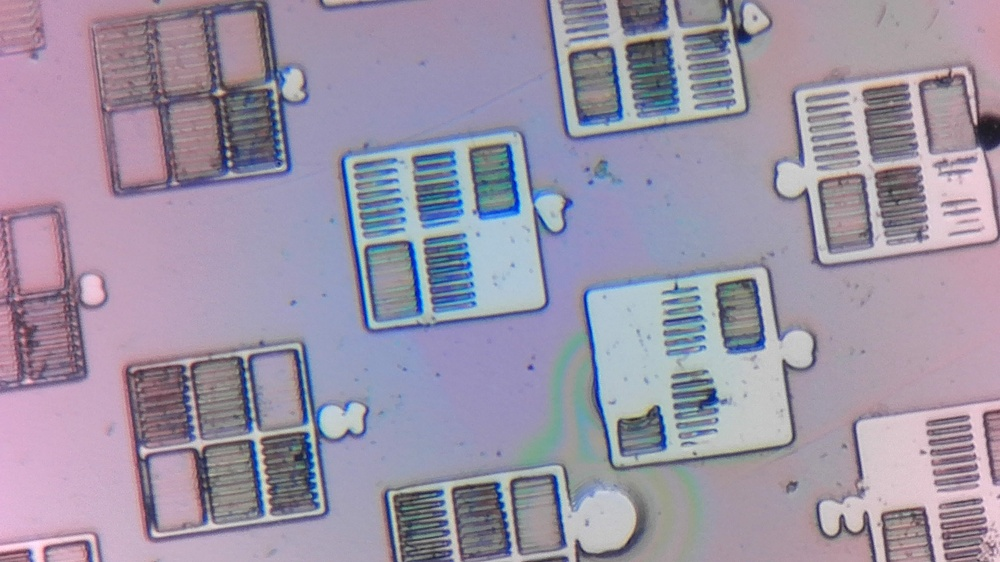
#> input picture resor/photoMicroStruct_4k.jpg, 1000 x 562 px, shrunk from 3840 x 2160 before the run
$ python mask_corr_ds_orig_1.py resor/photoMicroStruct_4k.jpg out.png
#> lines starting #> are read from the running program, lines starting #| are printed output that depends on the picture; after the words box and inside, x2 and y2 are one past the last pixel; in counts of white or black regions, pixels touching at a corner belong together; long printed decimals are rounded
import numpy as np
from scipy.ndimage import convolve, gaussian_filter
from PIL import Image
import argparse

# ---------- НАСТРАИВАЕМЫЕ ПАРАМЕТРЫ OPC ----------
# PSF (гауссово размытие в пикселях)
sigma = 1.5                  # сигма гауссова ядра (подбирается экспериментально)
kernel_size = int(6 * sigma) | 1  # размер ядра (нечётный)

# Процесс проявления
threshold = 0.7             # порог засветки резиста (0..1)
alpha = 30.0                 # крутизна сигмоиды (контраст)

# Оптимизация
learning_rate = 1.0          # темп обучения (может потребоваться подбор)
num_iterations = 200         # число итераций
beta = 0.001                 # коэффициент бинаризующего штрафа (чем выше, тем «бинарнее» маска)

# Порог финальной бинаризации маски (обычно 0.5)
final_threshold = 0.5

# ---------- ВСПОМОГАТЕЛЬНЫЕ ФУНКЦИИ ----------
def sigmoid(x):
    return 1.0 / (1.0 + np.exp(-x))

def create_gaussian_kernel(sigma, size):
    """Создаёт нормированное 2D-гауссово ядро."""
    ax = np.arange(-size//2 + 1., size//2 + 1.)
    xx, yy = np.meshgrid(ax, ax)
    kernel = np.exp(-(xx**2 + yy**2) / (2. * sigma**2))
    return kernel / kernel.sum()

def apply_opc(target_image_path, output_image_path):
    # Загрузка таргета (PNG, ч/б или серый)
#> called with target_image_path = 'resor/photoMicroStruct_4k.jpg', output_image_path = 'out.png'
    img = Image.open(target_image_path).convert('L')   # 0..255
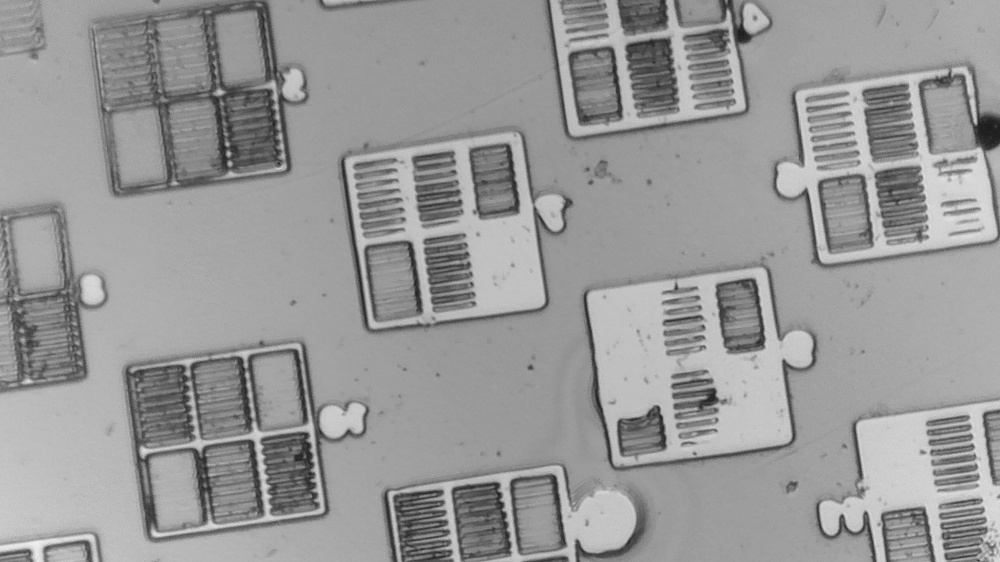
#> img: PIL image 1000x562 L; min 27, max 241, mean 152
    target = (np.array(img, dtype=np.float32) > 128).astype(np.float32)  # 0/1
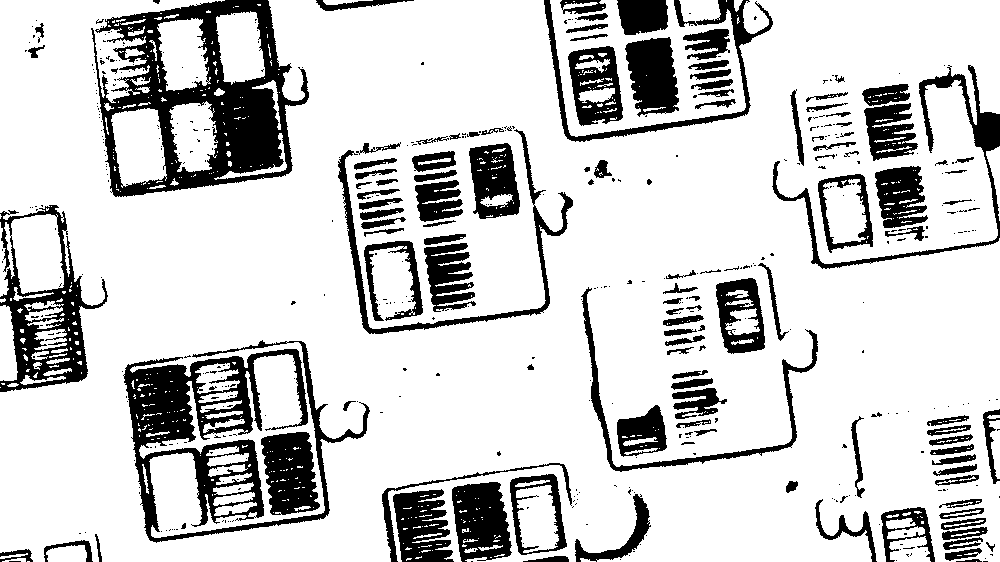
#> target: shape (562, 1000) float32; values 0 (black) and 1 (white), 80.8% white; 500 black regions (372 under 20 px), largest, box (x1, y1, x2, y2) and area: (91, 0, 309, 197) 17370, (123, 340, 370, 543) 14207, (0, 205, 108, 392) 6436

    # Создание PSF-ядра
    psf = create_gaussian_kernel(sigma, kernel_size)

    # Начальная маска = таргет (можно также размытый вариант)
    mask = target.copy()

    # Оптимизация градиентным спуском
    for it in range(num_iterations):
        # 1. Аэральное изображение: свёртка маски с PSF
        aerial = convolve(mask, psf, mode='constant', cval=0.0)

        # 2. Мягкий порог (предсказанный рисунок)
        p = sigmoid(alpha * (aerial - threshold))

        # 3. Функция потерь: MSE + бинарный штраф
        diff = p - target
        loss_mse = np.mean(diff ** 2)
        loss_bin = np.mean(mask * (1.0 - mask))
        loss = loss_mse + beta * loss_bin

        if it % 20 == 0:
            print(f"Итерация {it:3d}, loss = {loss:.6f} (mse={loss_mse:.6f}, bin={loss_bin:.6f})")

        # 4. Градиент dL/dI (производная MSE по I)
        # dL/dp = 2*(p - T)   ;   dp/dI = alpha * p * (1-p)
        dL_dI = 2.0 * diff * alpha * p * (1.0 - p)

        # 5. Градиент dL/dM = dL/dI ∗ flip(psf)  (свёртка с перевёрнутым ядром)
        flipped_psf = np.flip(psf)
        dL_dM = convolve(dL_dI, flipped_psf, mode='constant', cval=0.0)

        # 6. Добавляем градиент от бинарного штрафа: d/dM (M*(1-M)) = 1 - 2M
        dL_dM += beta * (1.0 - 2.0 * mask)

        # 7. Обновление маски (градиентный спуск)
        mask -= learning_rate * dL_dM

        # Ограничение диапазона [0, 1]
        mask = np.clip(mask, 0.0, 1.0)
#> this loop made 200 passes
#> (loss_mse, loss_bin, loss) on passes 1 to 3: (0.0483, 0, 0.0483), (0.0574, 0.0177, 0.0574), (0.0935, 0.0219, 0.0935)
#| Итерация   0, loss = 0.04832 (mse=0.04832, bin=0)
#| Итерация  20, loss = 0.06143 (mse=0.06141, bin=0.02023)
#| Итерация  40, loss = 0.06185 (mse=0.06183, bin=0.02019)
#| Итерация  60, loss = 0.06166 (mse=0.06164, bin=0.01991)
#| Итерация  80, loss = 0.06121 (mse=0.06119, bin=0.01969)
#| Итерация 100, loss = 0.05994 (mse=0.05992, bin=0.01976)
#| Итерация 120, loss = 0.06204 (mse=0.06202, bin=0.01967)
#| Итерация 140, loss = 0.06137 (mse=0.06134, bin=0.01984)
#> (further printed lines are left out)
#> pass 1, in apply_opc, `diff = p - target`:
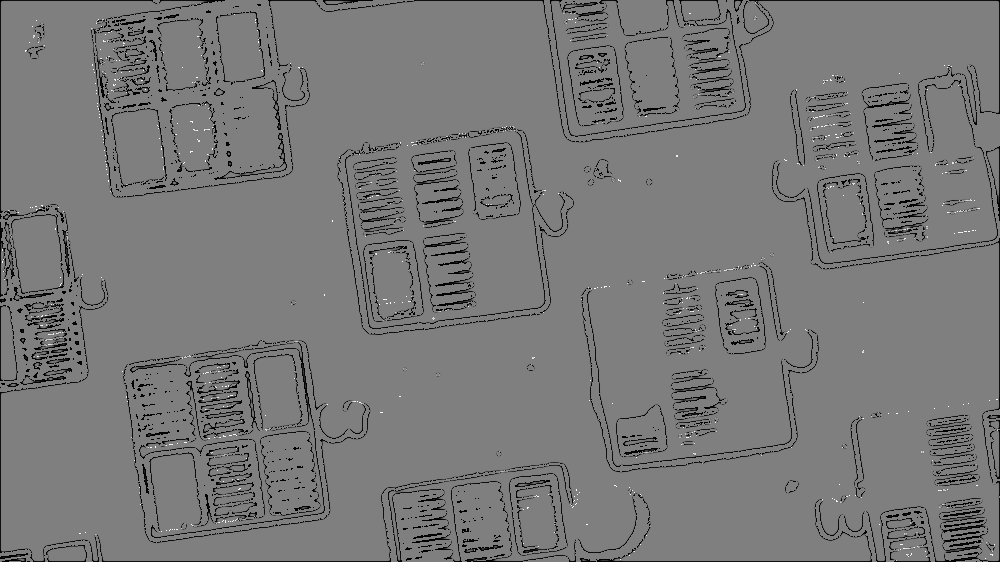
#> diff: shape (562, 1000) float32; min -1, max 0.999, mean -0.0534; drawn with min black and max white
#> after the loop:
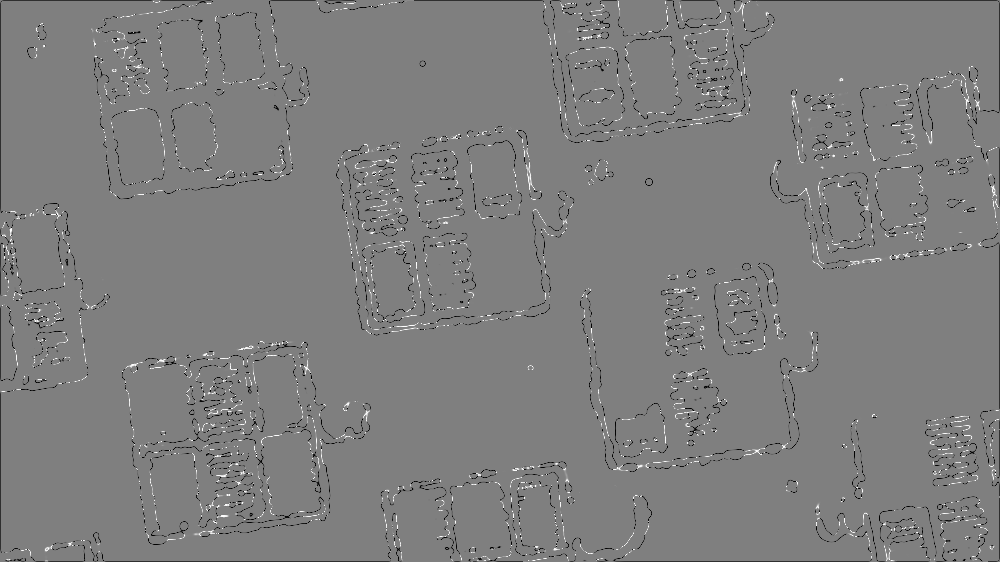
#> dL_dI: shape (562, 1000) float32; min -8.89, max 8.89, mean -0.0722; drawn with min black and max white
#> after the loop:
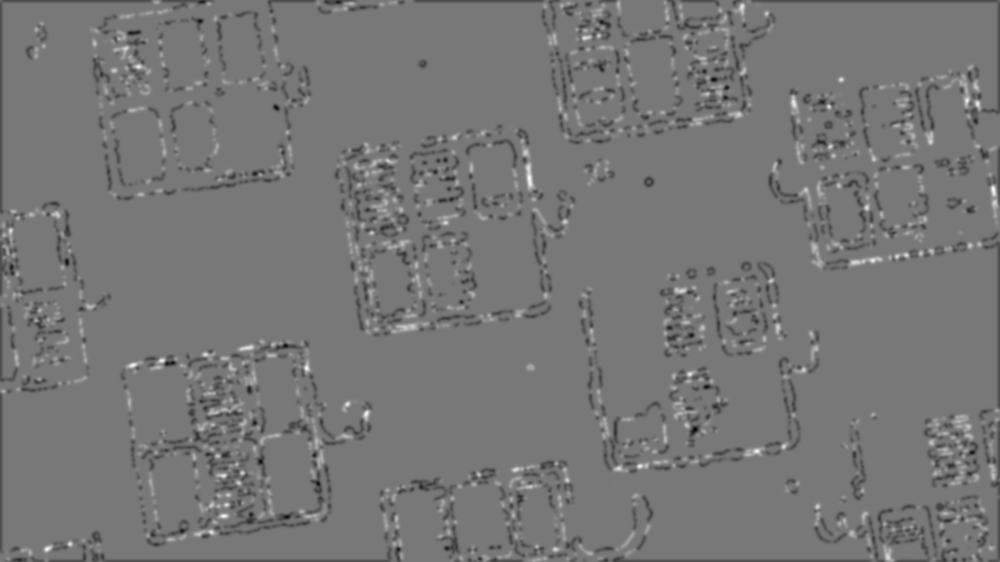
#> dL_dM: shape (562, 1000) float32; min -4.15, max 4.62, mean -0.0642; drawn with min black and max white
#> after the loop:
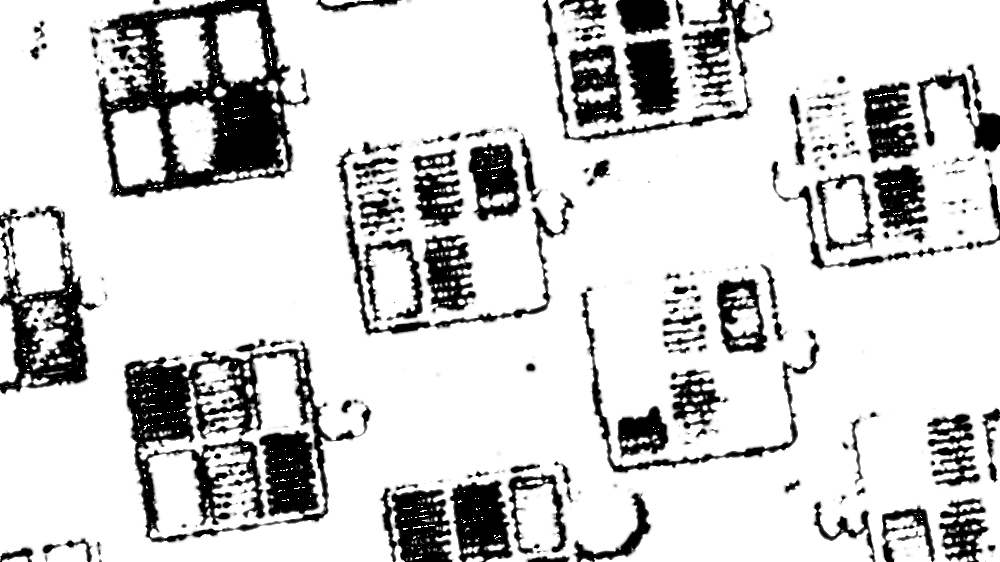
#> mask: shape (562, 1000) float32; min 0, max 1, mean 0.817

    # Финальная бинаризация маски
    mask_binary = (mask > final_threshold).astype(np.uint8) * 255
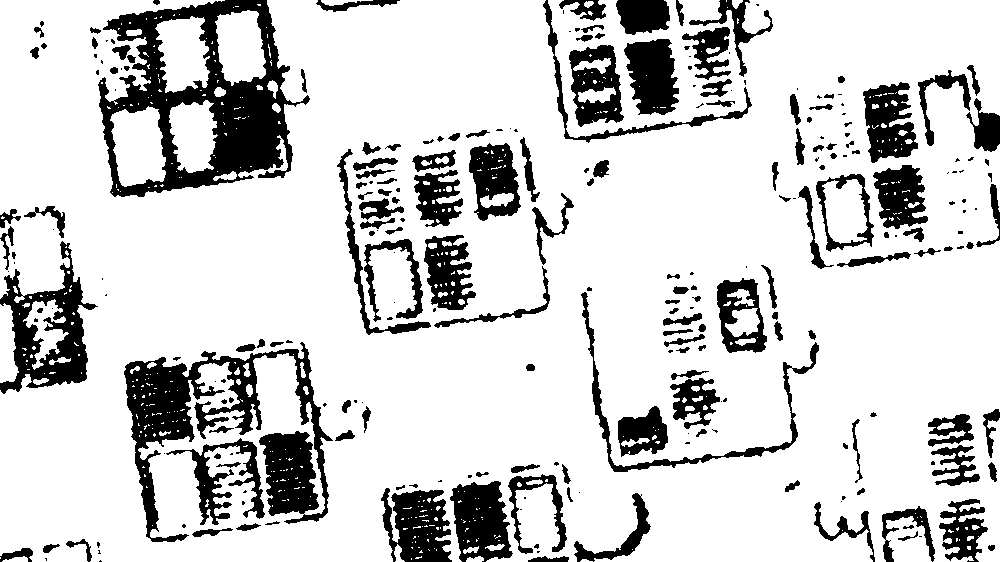
#> mask_binary: shape (562, 1000); 81.6% white; 258 black regions (100 under 20 px), largest, box (x1, y1, x2, y2) and area: (98, 0, 310, 197) 16660, (124, 342, 333, 542) 13710, (0, 241, 98, 394) 5714

    # Сохранение результата
    result = Image.fromarray(mask_binary, mode='L')
    result.save(output_image_path)
    print(f"Скорректированная маска сохранена в {output_image_path}")

if __name__ == "__main__":
    parser = argparse.ArgumentParser(description="OPC корректор для безмасочной литографии")
    parser.add_argument("input", help="Путь к исходному PNG-шаблону (ч/б)")
    parser.add_argument("output", help="Путь для сохранения скорректированного PNG")
    args = parser.parse_args()

    apply_opc(args.input, args.output)
